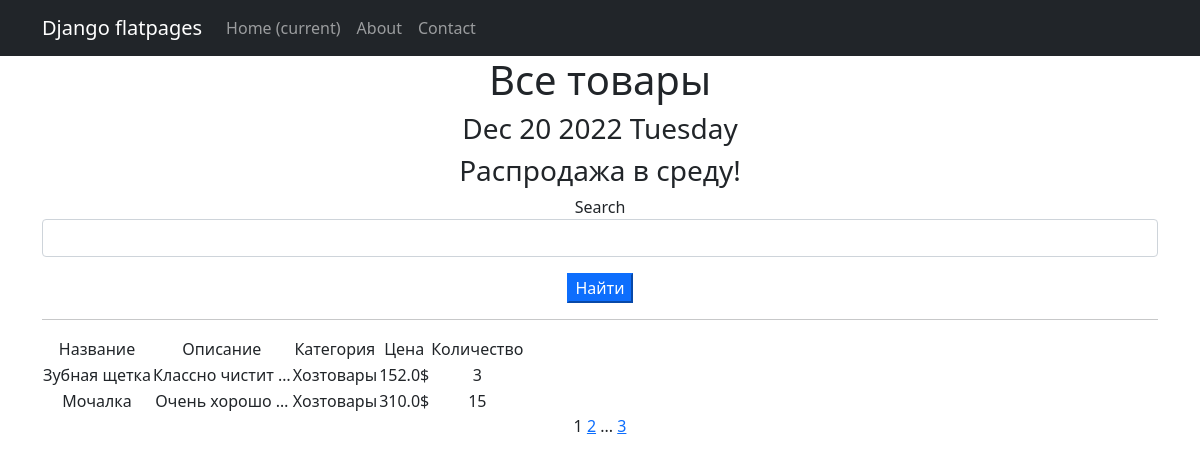
Before: /products/ with the older database file.
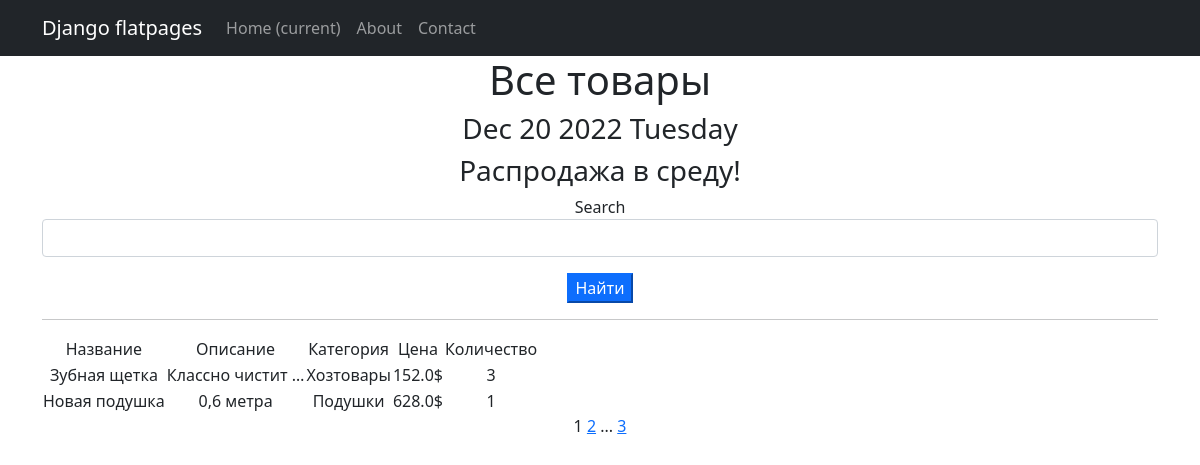
After: the same page with the newer database file.
### simpleapp/models.py (models this page shows, shortened)
class Product(models.Model):
    name = models.CharField(max_length=50, unique=True)
    description = models.TextField()
    quantity = models.IntegerField(validators=[MinValueValidator(0)])
    category = models.ForeignKey(to='Category', on_delete=models.CASCADE, related_name='products')
    price = models.FloatField(validators=[MinValueValidator(0.0)])
    productMaterial = models.ManyToManyField("Material", through='ProductMaterial')

class Category(models.Model):
    name = models.CharField(max_length=100, unique=True)

### simpleapp/views.py (the view)
# urls.py: path('', ProductsList.as_view(), name='product_list'),
class ProductsList(ListView):
    model = Product
    ordering = 'name'
    template_name = 'flatpages/products.html'
    context_object_name = 'products'
    paginate_by = 2
    def get_queryset(self):
        queryset = super().get_queryset()
        self.filterset = ProductFilter(self.request.GET, queryset)
        return self.filterset.qs
    def get_context_data(self, **kwargs):
        context = super().get_context_data(**kwargs)
        context['time_now'] = datetime.utcnow()
        context['next_sale'] = "Распродажа в среду!"
        context['filterset'] = self.filterset
        return context

### simpleapp/templatetags/custom_filters.py (called while the page is built)
@register.filter()
def currency(value, code='rub'):
    postfix = CURRENCIES_SYMBOLS[code]
    return f'{value}{postfix}'

### simpleapp/templatetags/custom_tags.py (called while the page is built)
@register.simple_tag()
def current_time(format_string='%b %d %Y'):
    return datetime.utcnow().strftime(format_string)

@register.simple_tag(takes_context=True)
def url_replace(context, **kwargs):
    d = context['request'].GET.copy()
    for k, v in kwargs.items():
        d[k] = v
    return d.urlencode()

### templates/flatpages/products.html (shortened to what this page needs)
{% extends 'flatpages/default.html' %}
{% load custom_filters %}
{% load custom_tags %}
{% block content %}
    <h1>Все товары</h1>
    <h3>{% current_time '%b %d %Y %A' %}</h3>
    <h3> {{ next_sale|default_if_none:"Чуть позже сообщим о распродаже!" }} </h3>
    <form action="" method="get">
        <label for="{{ filterset.form.name__icontains.id_for_label }}">Search</label>
        <input
            id="{{ filterset.form.name__icontains.id }}"
            name="{{ filterset.form.name__icontains.name }}"
            class="form-control"
        >
        <input type="submit" class="mt-3 btn-primary" value="Найти" />
    </form>
    <hr>
    {% if products %}
        <table>
            <tr>
                <td>Название</td>
                <td>Описание</td>
                <td>Категория</td>
                <td>Цена</td>
                <td>Количество</td>
            </tr>
            {% for product in products %}
            <tr>
                <td>{{ product.name }}</td>
                <td>{{ product.description|truncatewords:2 }}</td>
                <td>{{ product.category.name }}</td>
                <td>{{ product.price|currency:"usd" }}</td>
                <td>{{ product.quantity }}</td>
                <td>
                </td>
            </tr>
            {% endfor %}
        </table>
    {% else %}
        <h2>Товаров нет!</h2>
    {% endif %}
    {{ page_obj.number }}
    {% if page_obj.has_next %}
        <a href="?{% url_replace page=page_obj.next_page_number %}">{{ page_obj.next_page_number }}</a>
        {% if paginator.num_pages != page_obj.next_page_number %}
            ...
            <a href="?{% url_replace page=page_obj.paginator.num_pages %}">{{ page_obj.paginator.num_pages }}</a>
        {% endif %}
    {% endif %}
{% endblock content %}

### templates/flatpages/default.html (shortened to what this page needs)
<!DOCTYPE html>
<html lang="en">
    <head>
        {% load static %}
        <link href="{% static 'css/styles.css' %}" rel="stylesheet" />
    </head>
    <body>
        <nav class="navbar navbar-expand-lg navbar-dark bg-dark static-top">
            <div class="container">
                <a class="navbar-brand" href="#">Django flatpages</a>
                <div class="collapse navbar-collapse" id="navbarResponsive">
                    <ul class="navbar-nav ml-auto">
                        <li class="nav-item active">
                            <a class="nav-link" href="#">Home
                                <span class="sr-only">(current)</span>
                            </a>
                        </li>
                        <li class="nav-item">
                            <a class="nav-link" href="/about/">About</a>
                        </li>
                        <li class="nav-item">
                            <a class="nav-link" href="/contacts/">Contact</a>
                        </li>
                    </ul>
                </div>
            </div>
        </nav>
        <div class="container">
            <div class="row">
                <div class="col-lg-12 text-center">
                    {% block content %}{% endblock content %}
                </div>
            </div>
        </div>
    </body>
</html>

Changed rows visible on the page:
removed Product: name "Мочалка", description "Очень хорошо …", category.name "Хозтовары", price "310.0$", quantity "15"
added Product: name "Новая подушка", description "0,6 метра", category.name "Подушки", price "628.0$", quantity "1"
